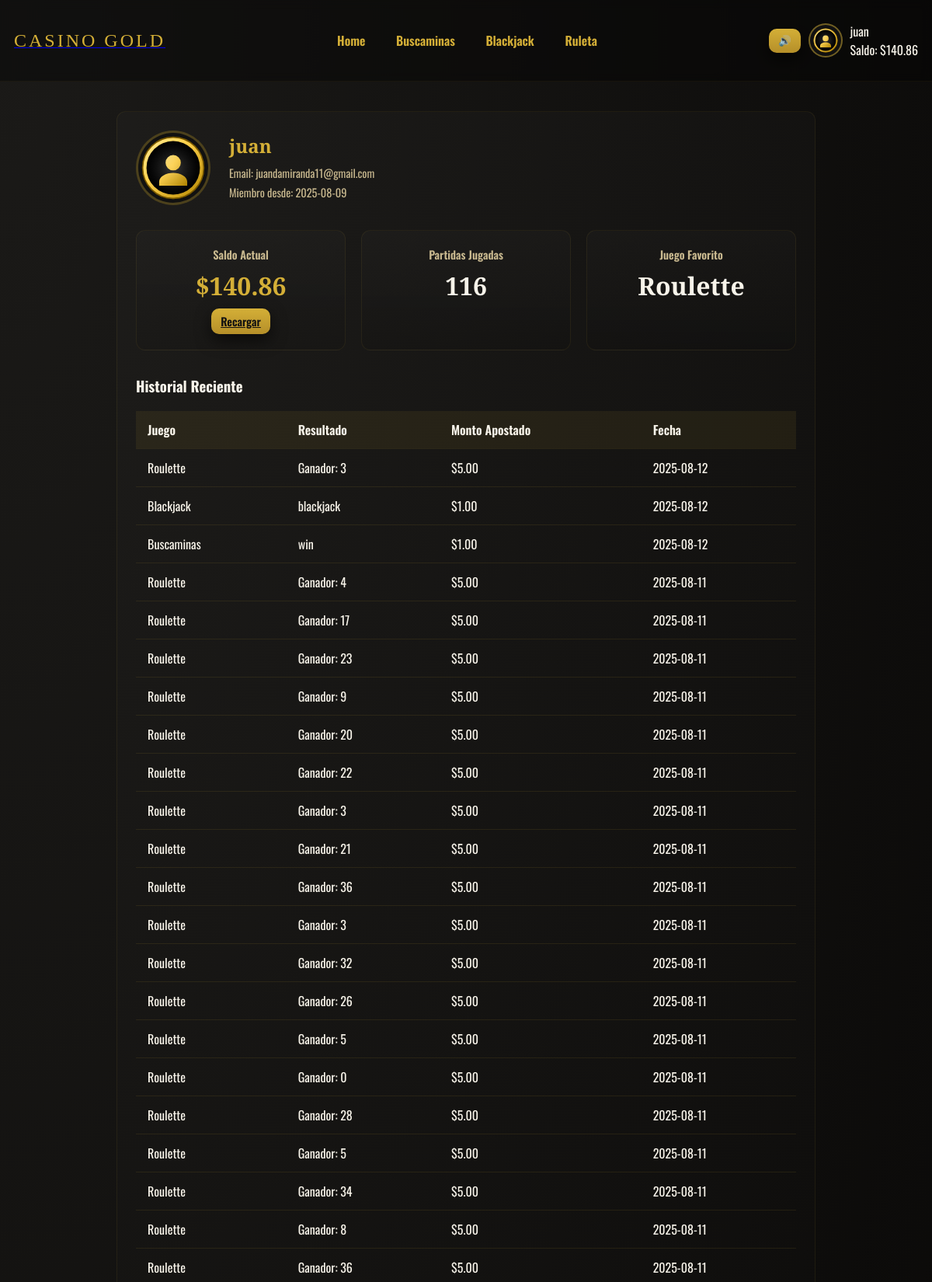
Page /perfil (signed in, upper part) on the committed database.
### tables this page shows
CREATE TABLE users (id INTEGER PRIMARY KEY AUTOINCREMENT, username TEXT UNIQUE, email TEXT UNIQUE, password_hash TEXT, saldo REAL DEFAULT 0.0, fecha_registro TIMESTAMP DEFAULT CURRENT_TIMESTAMP);

CREATE TABLE game_history (id INTEGER PRIMARY KEY AUTOINCREMENT, user_id INTEGER, juego TEXT, resultado TEXT, monto_apostado REAL, fecha TIMESTAMP DEFAULT CURRENT_TIMESTAMP);

### app.py (the view)
@app.route('/perfil')
def perfil():
    if not g.user:
        flash('Debes iniciar sesión para ver tu perfil.', 'error')
        return redirect(url_for('login'))
    conn = get_db_connection()
    history = conn.execute('SELECT * FROM game_history WHERE user_id = ? ORDER BY fecha DESC LIMIT 50', (g.user['id'],)).fetchall()
    stats = {'total_games': 0, 'fav_game': 'N/A'}
    all_history = conn.execute('SELECT juego FROM game_history WHERE user_id = ?', (g.user['id'],)).fetchall()
    if all_history:
        stats['total_games'] = len(all_history)
        game_counts = {}
        for record in all_history:
            game_counts[record['juego']] = game_counts.get(record['juego'], 0) + 1
        if game_counts:
            stats['fav_game'] = max(game_counts, key=game_counts.get).capitalize()
    return render_template('perfil.html', user=g.user, history=history, stats=stats)

### app.py (called while the page is built)
def get_db_connection():
    conn = getattr(g, '_database', None)
    if conn is None:
        conn = g._database = sqlite3.connect(DB_PATH)
        conn.row_factory = sqlite3.Row
    return conn

@app.teardown_appcontext
def close_connection(exception):
    conn = getattr(g, '_database', None)
    if conn is not None:
        conn.close()

@app.before_request
def load_current_user():
    g.user = None
    uid = session.get('user_id')
    if uid:
        conn = get_db_connection()
        g.user = conn.execute('SELECT * FROM users WHERE id = ?', (uid,)).fetchone()

### templates/perfil.html
{% extends 'layout.html' %}
{% block content %}
<div class="perfil-card">
  <div class="profile-header">
    <img src="{{ url_for('static', filename='img/avatar.svg') }}" class="avatar-large">
    <div class="profile-info">
      <h2>{{ user['username'] }}</h2>
      <p class="user-meta">Email: {{ user['email'] }}</p>
      <p class="user-meta">Miembro desde: {{ user['fecha_registro'].split(' ')[0] }}</p>
    </div>
  </div>
  <div class="profile-dashboard">
    <div class="stat-card">
      <span class="stat-label">Saldo Actual</span>
      <span class="stat-value gold">${{ '%.2f'|format(user['saldo']) }}</span>
      <a class="btn small" href="/recargar">Recargar</a>
    </div>
    <div class="stat-card">
      <span class="stat-label">Partidas Jugadas</span>
      <span class="stat-value">{{ stats.total_games }}</span>
    </div>
    <div class="stat-card">
      <span class="stat-label">Juego Favorito</span>
      <span class="stat-value">{{ stats.fav_game }}</span>
    </div>
  </div>
  <h3>Historial Reciente</h3>
  <table class="history">
    <thead><tr><th>Juego</th><th>Resultado</th><th>Monto Apostado</th><th>Fecha</th></tr></thead>
    <tbody>
      {% for h in history %}<tr><td>{{h['juego']|capitalize}}</td><td>{{h['resultado']}}</td><td>${{'%.2f'|format(h['monto_apostado'])}}</td><td>{{h['fecha'].split(' ')[0]}}</td></tr>
      {% else %}<tr><td colspan="4">Aún no has jugado ninguna partida.</td></tr>{% endfor %}
    </tbody>
  </table>
</div>
{% endblock %}

### templates/layout.html (shortened to what this page needs)
<!doctype html>
<html lang="es">
<head>
  <link rel="stylesheet" href="{{ url_for('static', filename='css/style.css') }}">
  <link rel="stylesheet" href="{{ url_for('static', filename='css/games.css') }}">
</head>
<body>
  <header class="site-header">
    <div class="container header-row">
      <a class="logo" href="/"><span class="logo-gold">CASINO GOLD</span></a>
      <nav class="main-nav">
        <a href="/">Home</a>
        <a href="/buscaminas">Buscaminas</a>
        <a href="/blackjack">Blackjack</a>
        <a href="/roulette">Ruleta</a>
      </nav>
      <div class="controls">
        <button class="music-toggle btn small" onclick="toggleMusic()">🔊</button>
        {% if session.get('user_id') %}
          <div class="userbox">
            <img src="{{ url_for('static', filename='img/avatar.svg') }}" class="avatar" alt="avatar">
            <div class="usermeta">
              <div class="username">{{ session.get('username') }}</div>
              {% if g.user %}
                <div class="balance">Saldo: $<span id="top-balance">{{ '%.2f'|format(g.user['saldo']) }}</span></div>
              {% endif %}
            </div>
          </div>
        {% else %}
          <div>
            <a href="{{ url_for('login') }}" class="btn alt">Entrar</a>
            <a href="{{ url_for('register') }}" class="btn">Registro</a>
          </div>
        {% endif %}
      </div>
    </div>
  </header>
  <main class="container main-content">
    {% block content %}{% endblock %}
  </main>
</body>
</html>

### static/css/style.css (style rules this page uses)
:root { --gold:#d4af37;--dark:#080808;--accent:#7b2b2b }
* { box-sizing:border-box }
body { margin:0;font-family:Inter,system-ui,Arial;background:radial-gradient(ellipse at top left,#1b1a18,#080706);color:#f8f4ea;min-height:100vh;display:flex;flex-direction:column }
.container { max-width:1200px;margin:0 auto;padding:18px;width:100% }
.site-header { position:sticky;top:0;background:rgba(0,0,0,0.35);backdrop-filter:blur(6px);z-index:20;padding:10px 0;border-bottom:1px solid rgba(212,175,55,0.06) }
.header-row { display:flex;align-items:center;justify-content:space-between;gap:12px }
.logo-gold { font-family:'Playfair Display', serif;color:var(--gold);font-size:24px;letter-spacing:3px }
.main-nav a { color:var(--gold);margin:0 10px;text-decoration:none;font-weight:600;padding:8px;border-radius:8px;transition: background-color 0.2s ease; }
.controls { display:flex;align-items:center;gap:10px }
.userbox { display:flex;align-items:center;gap:10px }
.avatar { width:44px;height:44px;border-radius:50%;border:2px solid rgba(212,175,55,0.5);background:#111;padding:4px }
.btn { background:linear-gradient(180deg,var(--gold),#b58f29);border:none;padding:8px 12px;border-radius:10px;color:#111;cursor:pointer;box-shadow:0 8px 20px rgba(0,0,0,0.6);font-weight:600 }
.auth-card,.perfil-card,.recarga-card { background:linear-gradient(180deg,rgba(255,255,255,0.02),rgba(0,0,0,0.06));padding:24px;border-radius:12px;margin:20px auto;max-width:500px; border: 1px solid rgba(212,175,55,0.08); }
.perfil-card { max-width: 900px; }
.profile-header { display: flex; gap: 24px; align-items: center; margin-bottom: 32px; }
.avatar-large { width: 96px; height: 96px; border-radius: 50%; border: 3px solid rgba(212,175,55,0.3); padding: 4px; background: #111; }
.profile-info h2 { margin: 0 0 8px 0; font-family: 'Playfair Display', serif; color: var(--gold); }
.user-meta { margin: 4px 0; color: #c9b98f; font-size: 0.9rem; }
.profile-dashboard { display: grid; grid-template-columns: repeat(auto-fit, minmax(200px, 1fr)); gap: 20px; margin-bottom: 32px; }
.stat-card { background: linear-gradient(180deg,rgba(255,255,255,0.02),rgba(0,0,0,0.06)); border: 1px solid rgba(212,175,55,0.08); padding: 20px; border-radius: 12px; text-align: center; display: flex; flex-direction: column; align-items: center; gap: 8px; }
.stat-label { font-size: 0.9rem; color: #c9b98f; font-weight: 600; }
.stat-value { font-size: 2rem; font-weight: 700; color: #f8f4ea; font-family: 'Playfair Display', serif; }
.stat-value.gold { color: var(--gold); }
.stat-card .btn { margin-top: auto; padding: 6px 12px; font-size: 0.9rem; }
.history { width: 100%; border-collapse: collapse; margin-top: 16px; }
.history th, .history td { padding: 12px 15px; text-align: left; border-bottom: 1px solid rgba(212,175,55,0.1); }
.history th { background-color: rgba(212,175,55,0.08); font-weight: 600; }

### templates/layout.html (style rules this page uses)
body { font-family: 'Oswald', sans-serif; }

### rows in the picture
users: get "juan", user.saldo "140.86", username "juan", email "juandamiranda11@gmail.com", fecha_registro "2025-08-09", saldo "140.86"
game_history: juego "Roulette", resultado "Ganador: 3", monto_apostado "5.00", fecha "2025-08-12"
game_history: juego "Blackjack", resultado "blackjack", monto_apostado "1.00", fecha "2025-08-12"
game_history: juego "Buscaminas", resultado "win", monto_apostado "1.00", fecha "2025-08-12"
game_history: juego "Roulette", resultado "Ganador: 4", monto_apostado "5.00", fecha "2025-08-11"
game_history: juego "Roulette", resultado "Ganador: 17", monto_apostado "5.00", fecha "2025-08-11"
game_history: juego "Roulette", resultado "Ganador: 23", monto_apostado "5.00", fecha "2025-08-11"
game_history: juego "Roulette", resultado "Ganador: 9", monto_apostado "5.00", fecha "2025-08-11"
game_history: juego "Roulette", resultado "Ganador: 20", monto_apostado "5.00", fecha "2025-08-11"
game_history: juego "Roulette", resultado "Ganador: 22", monto_apostado "5.00", fecha "2025-08-11"
game_history: juego "Roulette", resultado "Ganador: 3", monto_apostado "5.00", fecha "2025-08-11"
game_history: juego "Roulette", resultado "Ganador: 21", monto_apostado "5.00", fecha "2025-08-11"
game_history: juego "Roulette", resultado "Ganador: 36", monto_apostado "5.00", fecha "2025-08-11"
game_history: juego "Roulette", resultado "Ganador: 3", monto_apostado "5.00", fecha "2025-08-11"
game_history: juego "Roulette", resultado "Ganador: 32", monto_apostado "5.00", fecha "2025-08-11"
game_history: juego "Roulette", resultado "Ganador: 26", monto_apostado "5.00", fecha "2025-08-11"
game_history: juego "Roulette", resultado "Ganador: 5", monto_apostado "5.00", fecha "2025-08-11"
game_history: juego "Roulette", resultado "Ganador: 0", monto_apostado "5.00", fecha "2025-08-11"
game_history: juego "Roulette", resultado "Ganador: 28", monto_apostado "5.00", fecha "2025-08-11"
game_history: juego "Roulette", resultado "Ganador: 5", monto_apostado "5.00", fecha "2025-08-11"
game_history: juego "Roulette", resultado "Ganador: 34", monto_apostado "5.00", fecha "2025-08-11"
game_history: juego "Roulette", resultado "Ganador: 8", monto_apostado "5.00", fecha "2025-08-11"
game_history: juego "Roulette", resultado "Ganador: 36", monto_apostado "5.00", fecha "2025-08-11"

### other values in the picture
{{ stats.total_games }} "116"
{{ stats.fav_game }} "Roulette"
